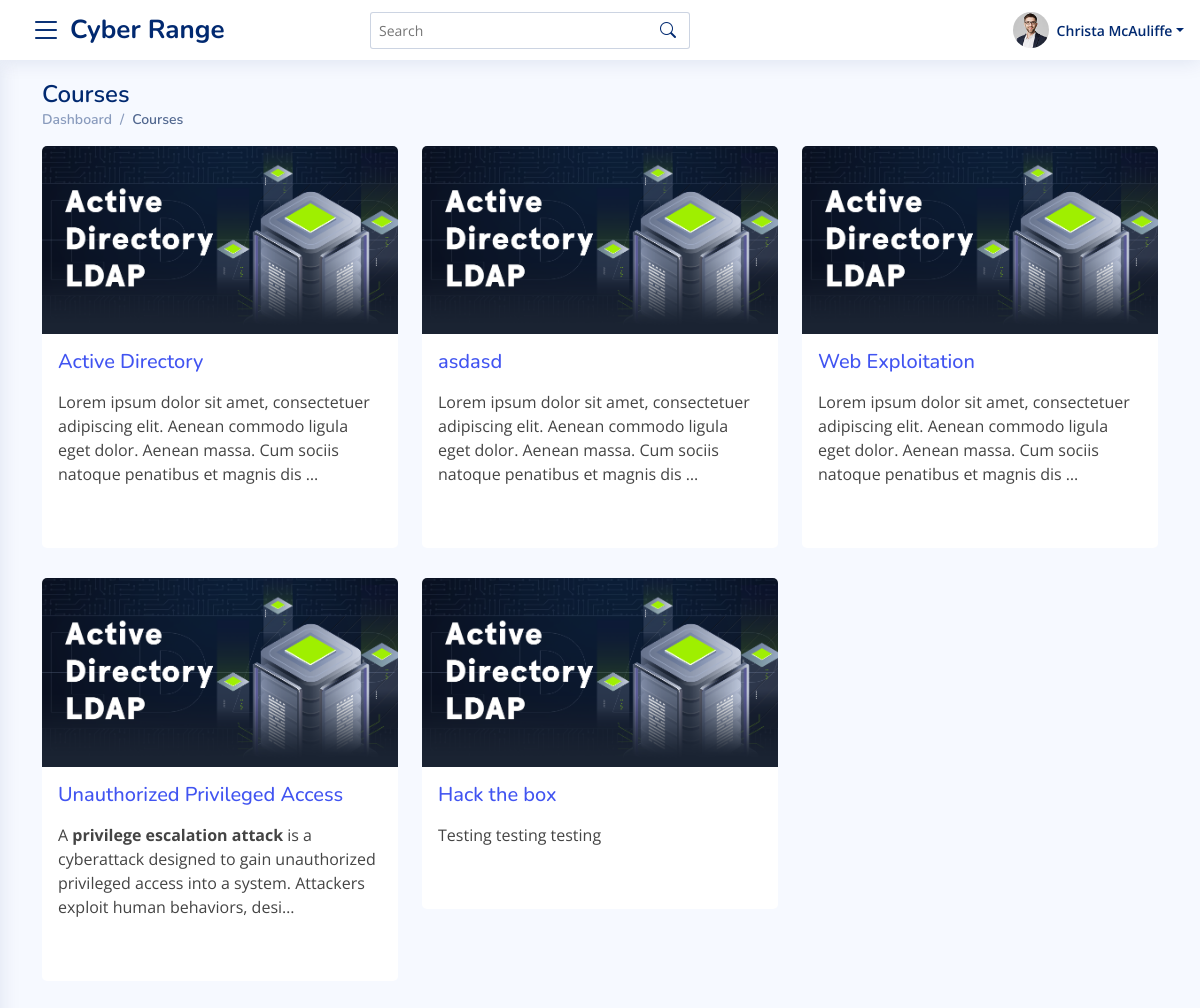
The page /instructor/courses (signed in) on the database as committed earlier.
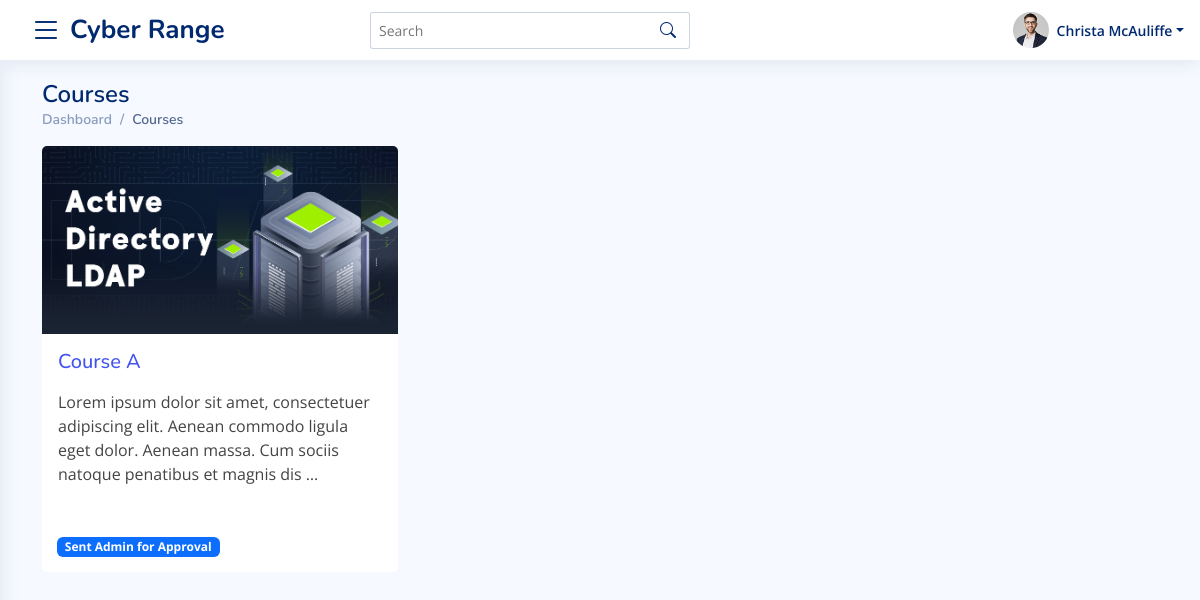
The same page on the database as committed later.
### master_app/models.py (models this page shows, shortened)
class Course(models.Model):
    instructor = models.ForeignKey(User, on_delete=models.CASCADE)
    name = models.CharField(max_length=100)
    start_time = models.DateTimeField(auto_now_add=False, default=timezone.now)
    end_time = models.DateTimeField(auto_now_add=False, default=timezone.now)
    created_timestamp = models.DateTimeField( auto_now_add=True )
    description = RichTextField()
    is_approved = models.CharField(max_length=2, choices=APPROVED_CHOICES, default="1")

### master_app/views.py (the view)
# urls.py: path("instructor/courses", views.CoursesList, name="courses-all-url"),
@login_required
@teacher_required
def CoursesList(request):
    template_name = 'master_app/instructor/courses_list.html'
    all_courses = Course.objects.filter(instructor = request.user)
    context = {
        "all_courses" : all_courses
    }
    return render(request, template_name, context)

### master_app/templates/master_app/instructor/courses_list.html (shortened to what this page needs)
{%  extends 'base.html' %}
{% load static %}
{% block content %}
<main id="main" class="main">
  <section class="section dashboard">
  <div class="container">
      <div class="pagetitle">
          <h1>Courses</h1>
          <nav>
            <ol class="breadcrumb">
              <li class="breadcrumb-item"><a href="{% url 'instructor-dasboard-url' %}">Dashboard</a></li>
              <li class="breadcrumb-item active">Courses</li>
            </ol>
          </nav>
        </div>
        <div class="row">
          {% for course in all_courses %}
            <div class="col-12 col-md-4 col-lg-4">
              <div class="card shadow-none bg-transparent ">
                  <div class="card-header p-0 border-0 ">
                      <img class="card-img-top" src="{% static 'assets/img/Ad.png' %}" alt="">
                  </div>
                  <div class="card-body p-3 bg-white">
                      <h5><a href="{% url 'instructor-courses-details-url' course.id %}">{{ course.name }}</a></h5>
                      <p>
                          {{ course.description|safe|truncatechars_html:150 }}
                      </p>
                  </div>
                  <div class="card-footer border-0">
                    {% if course.is_approved == "1" %}
                      <span class="badge bg-warning">Pending</span>
                    {% elif course.is_approved == "2" %}
                      <span class="badge bg-primary">Sent Admin for Approval</span>
                    {% elif course.is_approved == "3" %}
                      <span class="badge bg-success">Approved</span>
                    {% elif course.is_approved == "4"  %}
                      <span class="badge bg-danger">Rejected</span>
                    {% endif %}
                  </div>
              </div>
            </div>
          {% endfor %}
        </div>
{% endblock %}

Rows that differ between the two databases and show on the page:
removed Course: name "Active Directory", description "Lorem ipsum dolor sit amet, consectetuer adipiscing elit. Aenean commodo ligula eget dolor. Aenean massa. Cum sociis natoque penatibus et magnis dis …"
removed Course: name "asdasd", description "Lorem ipsum dolor sit amet, consectetuer adipiscing elit. Aenean commodo ligula eget dolor. Aenean massa. Cum sociis natoque penatibus et magnis dis …"
removed Course: name "Web Exploitation", description "Lorem ipsum dolor sit amet, consectetuer adipiscing elit. Aenean commodo ligula eget dolor. Aenean massa. Cum sociis natoque penatibus et magnis dis …"
removed Course: name "Unauthorized Privileged Access", description "A privilege escalation attack is a cyberattack designed to gain unauthorized privileged access into a system. Attackers exploit human behaviors, desi…"
removed Course: name "Hack the box", description "Testing testing testing"
added Course: name "Course A", description "Lorem ipsum dolor sit amet, consectetuer adipiscing elit. Aenean commodo ligula eget dolor. Aenean massa. Cum sociis natoque penatibus et magnis dis …", is_approved "Sent Admin for Approval"
